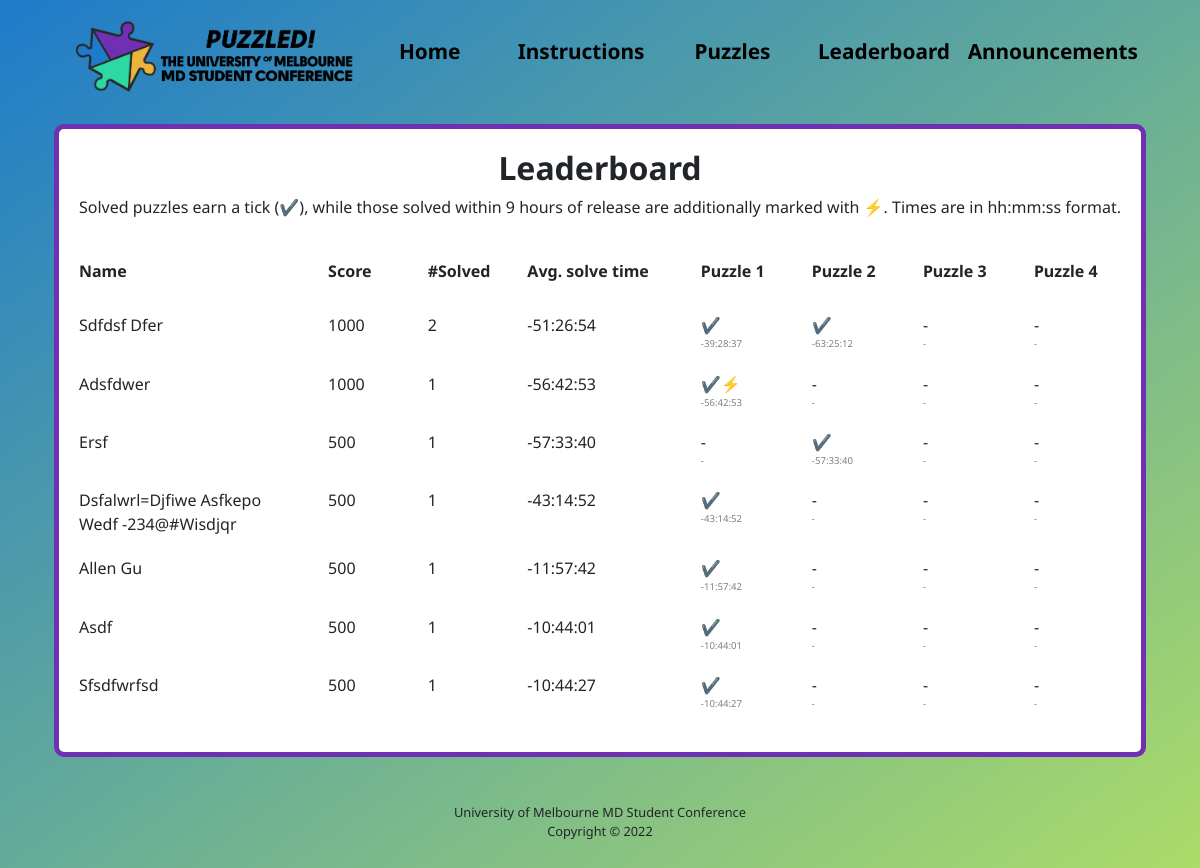
Page /leaderboard/ on the committed database.
### MDSCApp/models.py (models this page shows, shortened)
class Guess(models.Model):
    id = models.AutoField(primary_key=True)
    puzzle = models.IntegerField(default=0, null=True)
    studentId = models.IntegerField(default=0, null=True)
    name = models.CharField(max_length=200, null=True)
    guess = models.CharField(max_length=100, null=True)
    correct = models.BooleanField(default=False)
    submitTime = models.DateTimeField(null=True)
    points = models.IntegerField(default=0, null=True)
    class Meta:
        db_table = 'Guess'

### MDSCApp/views.py (the view)
# urls.py: path('leaderboard/', views.leaderboard),
def leaderboard(request):
    allGuesses = Guess.objects.exclude(points=0)
    ids = list(set([i.studentId for i in allGuesses]))
    dictList = []
    for stuId in ids:
        stuGuesses = allGuesses.filter(studentId=stuId)
        x = {'studentId':stuId,
             'name':capitaliseAfterSpace(stuGuesses[0].name),
             'outcomes': [(0,'') for i in range(4)],
             'points': 0,
             'puzzs': 0,
             'avgSolveTime': -1,
             'totSolveTime': 0}
        for stuGuess in stuGuesses:
            x['outcomes'][stuGuess.puzzle-1] = (stuGuess.points, secToHMS(calcSolveTime(stuGuess.puzzle, stuGuess.submitTime)))
            x['puzzs'] += 1
            x['totSolveTime'] += calcSolveTime(stuGuess.puzzle, stuGuess.submitTime)
        try:
            x['avgSolveTime'] = secToHMS(x['totSolveTime'] // x['puzzs'])
        except:
            pass
        x['points'] = 500 * sum(x['outcomes'][i][0] for i in range(4))
        dictList.append(x)
    dictList = sorted(dictList, key=lambda y: 1000000 * y['points'] + 1000000 *y['puzzs'] - y['totSolveTime'])
    dictList.reverse()
    return render(request, f'MDSCApp/leaderboard.html', {'dictList':dictList})

### MDSCApp/utils.py (called while the page is built)
def calcSolveTime(puzzleId, guessTime):
    x = guessTime - settings.INDEX_TIME
    return (x.days - puzzleId + 1)*86400 + x.seconds

def secToHMS(secs):
    secs = int(secs)
    return f'{(secs//3600):02d}:{(secs//60)%60:02d}:{(secs%60):02d}'

def capitaliseAfterSpace(x):
    if len(x) == 0:
        return ''
    x = x.lower()
    y = x[0].upper()
    for i in range(1, len(x)):
        if x[i-1] not in string.ascii_uppercase+string.ascii_lowercase:
            y += x[i].upper()
        else:
            y += x[i]
    return y

### MDSCApp/templates/MDSCApp/leaderboard.html (shortened to what this page needs)
{% extends 'MDSCApp/base.html' %}
{% load crispy_forms_tags %}
{% load static %}
{% block content %}
<div class="container inner-container">
  <center>
    <h2>Leaderboard</h2>
    <p>Solved puzzles earn a tick (✔️), while those solved within 9 hours of release are additionally marked with ⚡. Times are in hh:mm:ss format.</p>
  </center>
  <br>
  <div class="container" style="padding: 0;">
    <div class="row" style="padding-bottom: 30px; font-weight: bold;">
      <div class="col-sm-7">
        <div class="container" style="padding-left: 0px;">
          <div class="row">
            <div class="col-5">
              Name
            </div>
            <div class="col-2">
              Score
            </div>
            <div class="col-2">
              #Solved
            </div>
            <div class="col-3">
              Avg. solve time
            </div>
          </div>
        </div>
      </div>
      <div class="col-sm-5"><div class="container" style="padding: 0px;"><div class="row">
        <div class="col-3">Puzzle 1</div>
        <div class="col-3">Puzzle 2</div>
        <div class="col-3">Puzzle 3</div>
        <div class="col-3">Puzzle 4</div>
      </div></div></div>
    </div>
    {% for x in dictList %}
      <div class="row" style="padding-bottom: 20px">
        <div class="col-sm-7">
          <div class="container" style="padding-left: 0px;">
            <div class="row">
              <div class="col-5">
                {{x.name}}
              </div>
              <div class="col-2">
                {{x.points}}
              </div>
              <div class="col-2">
                {{x.puzzs}}
              </div>
              <div class="col-3">
                {{x.avgSolveTime}}
              </div>
            </div>
          </div>
        </div>
        <div class="col-sm-5"><div class="container" style="padding: 0px;"><div class="row">
          {% for outcome in x.outcomes %}
            <div class="col-3">
              <div>
                {% if outcome.0 == 0 %}-{% elif outcome.0 == 1 %}✔️{% elif outcome.0 == 2 %}✔️⚡{% endif %}
                <br>
                <div class="outcome-time">{% if outcome.0 == 0 %}-{% else %}{{outcome.1}}{% endif %}</div>
              </div>
            </div>
          {% endfor %}
        </div></div></div>
      </div>
    {% empty %}
      <br>
      <center><h4>No one has solved anything yet!</h4></center>
    {% endfor %}
  </div>
</div>
{% endblock %}

### MDSCApp/static/MDSCApp/css/main.css (style rules this page uses)
html, body { height: max(100%, 100vh); }
h1, h2, h3, h4, h5, h6 { font-weight: bold; }
.container { min-width: 95%; }
.inner-container { background-color: white; border: 5px solid; border-color: #7030b3; border-radius: 10px; padding: 20px; margin-top: 20px; margin-bottom: 20px; }
.outcome-time { font-size: 0.6rem; color: grey; }

### rows in the picture
Guess: name "Sdfdsf Dfer", points "1000", puzzs "2", avgSolveTime "-51:26:54", outcome "-39:28:37" "-63:25:12"
Guess: name "Adsfdwer", points "1000", puzzs "1", avgSolveTime "-56:42:53", outcome "-56:42:53"
Guess: name "Ersf", points "500", puzzs "1", avgSolveTime "-57:33:40", outcome "-57:33:40"
Guess: name "Dsfalwrl=Djfiwe Asfkepo Wedf -234@#Wisdjqr", points "500", puzzs "1", avgSolveTime "-43:14:52", outcome "-43:14:52"
Guess: name "Allen Gu", points "500", puzzs "1", avgSolveTime "-11:57:42", outcome "-11:57:42"
Guess: name "Asdf", points "500", puzzs "1", avgSolveTime "-10:44:01", outcome "-10:44:01"
Guess: name "Sfsdfwrfsd", points "500", puzzs "1", avgSolveTime "-10:44:27", outcome "-10:44:27"
